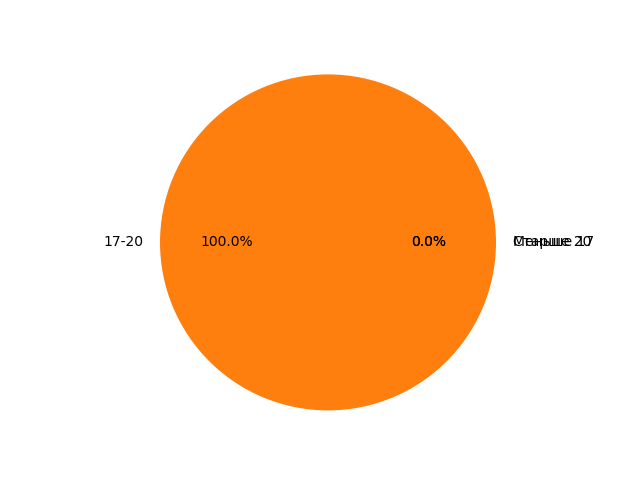

Reproduce this figure in Python.
# Социологический опрос на тему:"Социальные сети"
#2.	Ваш возраст:
import matplotlib.pyplot as plt

labels = 'Меньше 17', '17-20', 'Старше 20'

sizes = [0,7,0]

fig, ax = plt.subplots()
ax.pie(sizes, labels=labels, autopct='%1.1f%%')
ax.axis('equal')

plt.show()
